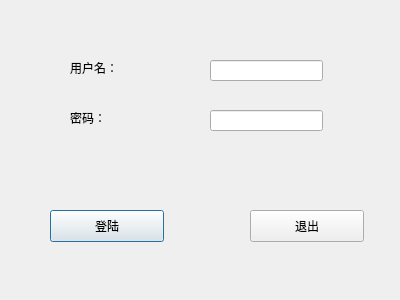
<?xml version="1.0" encoding="UTF-8"?>
<ui version="4.0">
 <class>loginDlg</class>
 <widget class="QDialog" name="loginDlg">
  <property name="geometry">
   <rect>
    <x>0</x>
    <y>0</y>
    <width>400</width>
    <height>300</height>
   </rect>
  </property>
  <property name="windowTitle">
   <string>Dialog</string>
  </property>
  <widget class="QPushButton" name="loginbtn">
   <property name="geometry">
    <rect>
     <x>50</x>
     <y>210</y>
     <width>114</width>
     <height>32</height>
    </rect>
   </property>
   <property name="text">
    <string>登陆</string>
   </property>
  </widget>
  <widget class="QPushButton" name="exitbtn">
   <property name="geometry">
    <rect>
     <x>250</x>
     <y>210</y>
     <width>114</width>
     <height>32</height>
    </rect>
   </property>
   <property name="text">
    <string>退出</string>
   </property>
  </widget>
  <widget class="QLineEdit" name="usrlinedit">
   <property name="geometry">
    <rect>
     <x>210</x>
     <y>60</y>
     <width>113</width>
     <height>21</height>
    </rect>
   </property>
  </widget>
  <widget class="QLineEdit" name="pwdlineedit">
   <property name="geometry">
    <rect>
     <x>210</x>
     <y>110</y>
     <width>113</width>
     <height>21</height>
    </rect>
   </property>
   <property name="echoMode">
    <enum>QLineEdit::Password</enum>
   </property>
  </widget>
  <widget class="QLabel" name="label">
   <property name="geometry">
    <rect>
     <x>70</x>
     <y>60</y>
     <width>59</width>
     <height>16</height>
    </rect>
   </property>
   <property name="text">
    <string>用户名：</string>
   </property>
  </widget>
  <widget class="QLabel" name="label_2">
   <property name="geometry">
    <rect>
     <x>70</x>
     <y>110</y>
     <width>59</width>
     <height>16</height>
    </rect>
   </property>
   <property name="text">
    <string>密码：</string>
   </property>
  </widget>
 </widget>
 <resources/>
 <connections>
  <connection>
   <sender>exitbtn</sender>
   <signal>clicked()</signal>
   <receiver>loginDlg</receiver>
   <slot>close()</slot>
   <hints>
    <hint type="sourcelabel">
     <x>292</x>
     <y>237</y>
    </hint>
    <hint type="destinationlabel">
     <x>293</x>
     <y>287</y>
    </hint>
   </hints>
  </connection>
 </connections>
</ui>
